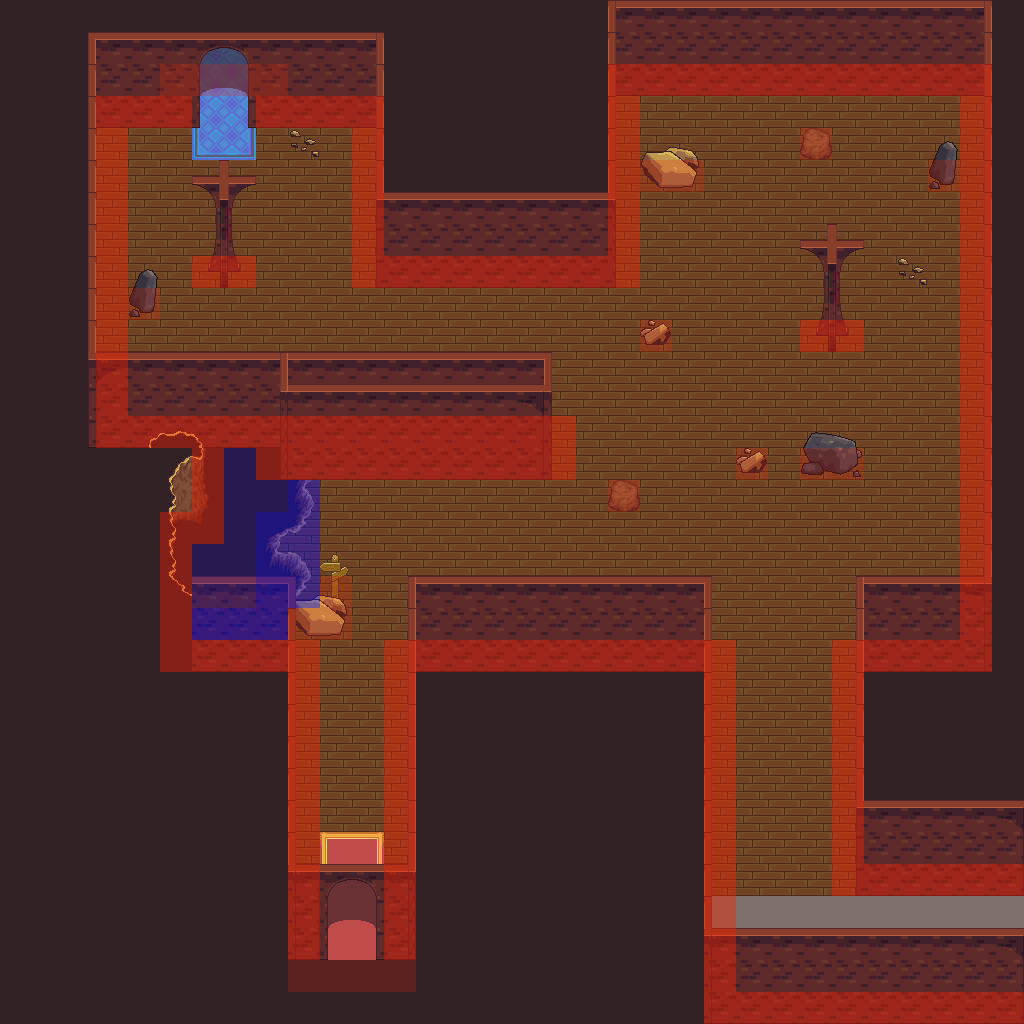

A level layout from a 2D game, rendered from its tile map. Below: a short description, then the map file with tile-grid data replaced by summaries:
An orthogonal 32x32 tile map with 32x32 px tiles, 5 tile layers (background, fringe, object, foreground, ...), 4 tilesets and 9 objects (5x enemy, 4x event).

<map height="32" orientation="orthogonal" renderorder="right-down" tileheight="32" tilewidth="32" version="1.0" width="32">
 <properties>
  <property name="music" value="music/winds_of_stories.ogg" />
  <property name="tileset" value="tilesetdefs/sewer.txt" />
  <property name="title" value="Hidden Waterway" />
 </properties>
 <tileset firstgid="1" name="tiled_collision" tileheight="32" tilewidth="32">
  <image height="32" source="tiled_collision.png" width="480" />
 </tileset>
 <tileset firstgid="16" name="generic_background" tileheight="32" tilewidth="32">
  <image height="832" source="generic_background.png" width="864" />
 </tileset>
 <tileset firstgid="718" name="small_objects" tileheight="64" tilewidth="32">
  <image height="512" source="small_objects.png" width="671" />
 </tileset>
 <tileset firstgid="878" name="sewer_objects" tileheight="128" tilewidth="32">
  <image height="768" source="sewer_objects.png" width="672" />
 </tileset>
 <layer height="32" name="background" width="32">
  <data>[1024 cells, 1024 non-empty, 12 distinct tile ids]</data>
 </layer>
 <layer height="32" name="fringe" width="32">
  <data>[1024 cells, 13 non-empty, 7 distinct tile ids]</data>
 </layer>
 <layer height="32" name="object" width="32">
  <data>[1024 cells, 184 non-empty, 27 distinct tile ids]</data>
 </layer>
 <layer height="32" name="foreground" width="32">
  <data>[1024 cells, 4 non-empty, 3 distinct tile ids]</data>
 </layer>
 <layer height="32" name="collision" width="32">
  <data>[1024 cells, 209 non-empty, 4 distinct tile ids]</data>
 </layer>
 <objectgroup name="event">
  <object height="96" name="Teleport to Basement5" type="event" width="32" x="992" y="896">
   <properties>
    <property name="intermap" value="maps/basement5.txt,1,7" />
   <property name="activate" value="on_trigger" /></properties>
  </object>
  <object height="32" name="Teleport to Basement B" type="event" width="64" x="320" y="928">
   <properties>
    <property name="intermap" value="maps/basementb.txt,28,4" />
   <property name="activate" value="on_trigger" /></properties>
  </object>
  <object height="32" name="Alert" type="event" width="32" x="320" y="576">
   <properties>
    <property name="hotspot" value="location" />
    <property name="msg" value="&quot;Leftover material from blasting is unstable due to cave-ins!  Do not approach!&quot;" />
    <property name="repeat" value="false" />
    <property name="tooltip" value="Sign" />
   <property name="activate" value="on_trigger" /></properties>
  </object>
  <object height="32" name="Teleport to Basement7" type="event" width="64" x="192" y="96">
   <properties>
    <property name="intermap" value="maps/basement7.txt,29,29" />
   <property name="activate" value="on_trigger" /></properties>
  </object>
 </objectgroup>
 <objectgroup name="enemy">
  <object height="32" name="bomb" type="enemy" width="32" x="320" y="736"><properties><property name="category" value="ghostbomb" /></properties></object>
  <object height="32" name="bomb" type="enemy" width="32" x="352" y="736"><properties><property name="category" value="ghostbomb" /></properties></object>
  <object height="128" name="3 Skeletons" type="enemy" width="96" x="704" y="192">
   <properties>
    <property name="level" value="2,2" />
    <property name="number" value="3,3" />
   <property name="category" value="skeleton" /></properties>
  </object>
  <object height="96" name="3 Ruby Snakes" type="enemy" width="128" x="320" y="480">
   <properties>
    <property name="level" value="1,1" />
    <property name="number" value="3,3" />
   <property name="category" value="rubysnake" /></properties>
  </object>
  <object height="160" name="4 Slimes" type="enemy" width="64" x="256" y="192">
   <properties>
    <property name="level" value="1,1" />
    <property name="number" value="4,4" />
   <property name="category" value="slime" /></properties>
  </object>
 </objectgroup>
 <objectgroup name="npc" />
</map>
